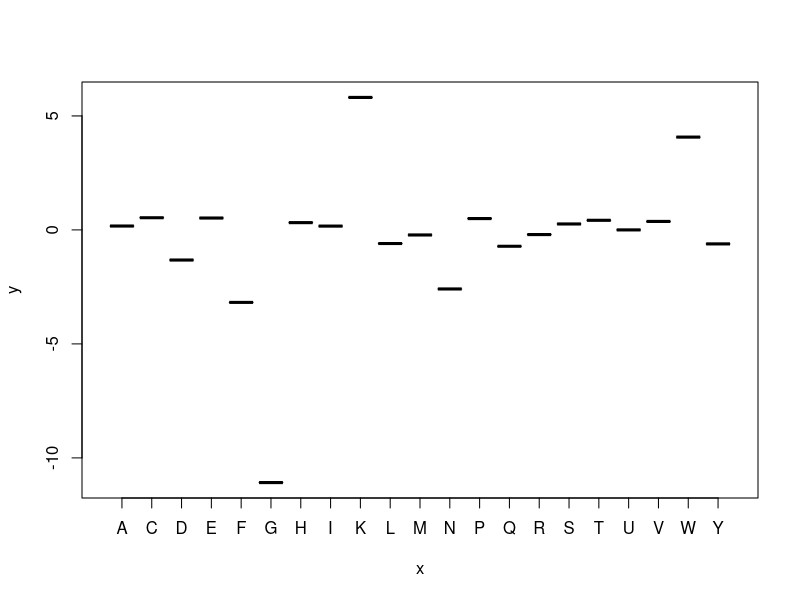

Recreate this plot in R.
# this is a simplified version of train_matrix_recursive.R. We just focus on a single allele A0201 here. And we don't implement regularization
rm(list=ls()) # clean the memeory

ctl_A0201 <- read.csv("ctl_A0201_SeqImmuIC50.csv", stringsAsFactors = FALSE) # read in allele A0201
ctl_B5701 <- read.csv("ctl_B5701_SeqImmuIC50.csv", stringsAsFactors = FALSE) # read in allele B5701
ctl_A0301 <- read.csv("ctl_A0301_SeqImmuIC50.csv", stringsAsFactors = FALSE) # read in allele A0301
ctl_B0702 <- read.csv("ctl_B0702_SeqImmuIC50.csv", stringsAsFactors = FALSE) # read in allele B0702

# only work on those peptides that bind to the MHC
bind_criteria <- 500 # the binding IC50 is 500nM
ctl_A0201_binded <- ctl_A0201[ctl_A0201$ic50 < bind_criteria, ]
ctl_B5701_binded <- ctl_B5701[ctl_B5701$ic50 < bind_criteria, ]
ctl_A0301_binded <- ctl_A0301[ctl_A0301$ic50 < bind_criteria, ]
ctl_B0702_binded <- ctl_B0702[ctl_B0702$ic50 < bind_criteria, ]

ctl_A0201_binded_9mer <- ctl_A0201_binded[nchar(ctl_A0201_binded$peptide) == 9, ]
ctl_A0201_binded_9mer$Immunogenicity <- round(ctl_A0201_binded_9mer$Immunogenicity)
ctl_A0201_binded_9mer_reshuffle <- ctl_A0201_binded_9mer[sample(nrow(ctl_A0201_binded_9mer)), ]
index_train_set <- round(nrow(ctl_A0201_binded_9mer_reshuffle)*0.7)
train_set <- ctl_A0201_binded_9mer_reshuffle[1:index_train_set, ]
test_set <- ctl_A0201_binded_9mer_reshuffle[(index_train_set+1):nrow(ctl_A0201_binded_9mer_reshuffle), ]

aa_name <- c("R", "H", "K", "D", "E", "S", "T", "N", "Q", "C", "U", "G", "P", "A", "V", "I", "L", "M", "F", "Y", "W") # this is how the map between the amino acid and the corresponding score vector p
allele_name <- c("A0201", "B5701", "A0301", "B0702") # this is the map between the  allele name the the weighit vector x
len_pep <- 9 # this is the part of peptide length that we will consider

p_wif <- c(0.81, 0.17, 0.99, 1.23, 2.02, 0.13, 0.14, 0.42, 0.58, -0.24, 0, 0.01, 0.45, 0.17, 0.07, -0.31, -0.56, -0.23, -1.13, -0.94, -1.85)
p_woct <- c(1.81, 2.33, 2.80, 3.64, 3.63, 0.46, 0.25, 0.85, 0.77, -0.02, 0, 1.15, 0.14, 0.50, -0.46, -1.12, -1.25, -0.67, -1.71, -0.71, -2.09)
p_Sdandinski <- c(-0.2, 0.0, -1, -0.6, -1.2, -0.4, -0.5, -0.05, -0.8, 1.5, 0.0, 0.0, 0.1, -0.1, 0.05, 0.0, 0.2, -0.05, 0.4, 0.8, 1.2)

peptide_to_matrix <- function(peptide, len_pep, aa_name, i_allele, n_allele){ # this function transforms a peptide sequence into a matrix which documents the amino acid type at each position of the matrix
  # peptide is a character array, len_pep is the length of peptide that we are interested in. If len_pep is 9, and the peptide
  # length is 10, we will only look at the first 9 amino acid. If the peptide length is 8, we will put a null on the 9th position
  # aa_name is a character array which documents the name of each amino accid
  # i_allele is the index for the MHC allele
  # n_allele is the total number of alleles
  n_aa <- length(aa_name)
  rdim <- n_aa + 1
  cdim <- len_pep + 1
  A <- matrix(integer(cdim * rdim * n_allele * n_allele), nrow = n_allele * rdim)
  
  A[(i_allele - 1) * rdim + 1, (i_allele - 1) * cdim + 1] <- 1
  
  if (length(peptide) < len_pep){
    peptide <- c(peptide, rep("X", len_pep - length(peptide)))
  }
  
  A_sub <- sapply(peptide[1 : len_pep], function(aa){
    i_aa <- which(aa == aa_name)
    v <- rep(0, n_aa)
    v[i_aa] <- 1
    v
  })
  
  A[((i_allele - 1) * rdim + 2) : (i_allele * rdim), ((i_allele - 1) * cdim + 2) : (i_allele * cdim)] <- A_sub
  
  A
}

costfunction_fixx <- function(p, x, ctl_binded_combinded, lambda_p, len_pep, aa_name, allele_name){
  n_allele <- length(allele_name)
  n_aa <- length(aa_name)
  u_expand <- matrix(rep(diag(n_aa + 1), n_allele), nrow = (n_aa + 1))
  
  
  t_scores <- apply(ctl_binded_combinded, 1, function(row_of_ctl){
    i_allele <- which(row_of_ctl[5] == allele_name) # extract x which corresponds to the specifc allele
    peptide_aa <- strsplit(row_of_ctl[1], "")[[1]] # we disassociate the peptide string into array of characters
    A <- peptide_to_matrix(peptide_aa, len_pep, aa_name, i_allele, n_allele)
    score <- p %*% u_expand %*% A %*% x
  })
  
  sigmoid_tscores <- 1/(1+exp(-t_scores)) # this is the sigmoid function based on the scores
  
  y <- ctl_binded_combinded$Immunogenicity
  m <- length(y)
  
  total_cost <- -mean(y*log(sigmoid_tscores) + (1 - y)*log(1 - sigmoid_tscores)) + lambda_p/(2*m)*sum(p[2:length(p)] * p[2:length(p)])
}

d_costfunction_fixx <- function(p, x, ctl_binded_combinded, lambda_p, len_pep, aa_name, allele_name){
  n_allele <- length(allele_name)
  n_aa <- length(aa_name)
  u_expand <- matrix(rep(diag(n_aa + 1), n_allele), nrow = (n_aa + 1))
  
  t_scores <- apply(ctl_binded_combinded, 1, function(row_of_ctl){
    i_allele <- which(row_of_ctl[5] == allele_name) # extract x which corresponds to the specifc allele
    peptide_aa <- strsplit(row_of_ctl[1], "")[[1]] # we disassociate the peptide string into array of characters
    A <- peptide_to_matrix(peptide_aa, len_pep, aa_name, i_allele, n_allele)
    score <- p %*% u_expand %*% A %*% x
  })
  sigmoid_tscores <- 1/(1+exp(-t_scores)) # this is the sigmoid function based on the scores
  
  d_scores <- apply(ctl_binded_combinded, 1, function(row_of_ctl){
    i_allele <- which(row_of_ctl[5] == allele_name) # extract x which corresponds to the specifc allele
    peptide_aa <- strsplit(row_of_ctl[1], "")[[1]] # we disassociate the peptide string into array of characters
    A <- peptide_to_matrix(peptide_aa, len_pep, aa_name, i_allele, n_allele)
    dscore <- u_expand %*% A %*% x
  })
  
  y <- ctl_binded_combinded$Immunogenicity
  m <- length(y)
  dpx_noreg <- (d_scores %*% (sigmoid_tscores - y))/m
  
  dpx_reg<- c(0, rep(lambda_p/m,length(aa_name)))
  
  dpx <- dpx_noreg + dpx_reg
}

costfunction_fixp <- function(x, p, ctl_binded_combinded, lambda_x, len_pep, aa_name, allele_name){
  n_allele <- length(allele_name)
  n_aa <- length(aa_name)
  u_expand <- matrix(rep(diag(n_aa + 1), n_allele), nrow = (n_aa + 1))
  
  
  t_scores <- apply(ctl_binded_combinded, 1, function(row_of_ctl){
    i_allele <- which(row_of_ctl[5] == allele_name) # extract x which corresponds to the specifc allele
    peptide_aa <- strsplit(row_of_ctl[1], "")[[1]] # we disassociate the peptide string into array of characters
    A <- peptide_to_matrix(peptide_aa, len_pep, aa_name, i_allele, n_allele)
    score <- p %*% u_expand %*% A %*% x
  })
  
  sigmoid_tscores <- 1/(1+exp(-t_scores)) # this is the sigmoid function based on the scores
  
  y <- ctl_binded_combinded$Immunogenicity
  m <- length(y)
  index_constx <- (1:n_allele - 1)*(len_pep + 1) + 1 # these are the Ec
  total_cost <- -mean(y*log(sigmoid_tscores) + (1 - y)*log(1 - sigmoid_tscores)) + lambda_x/(2*m)*sum(x[-index_constx] * x[-index_constx])
}

d_costfunction_fixp <- function(x, p, ctl_binded_combinded, lambda_x, len_pep, aa_name, allele_name){
  n_allele <- length(allele_name)
  n_aa <- length(aa_name)
  u_expand <- matrix(rep(diag(n_aa + 1), n_allele), nrow = (n_aa + 1))
  
  t_scores <- apply(ctl_binded_combinded, 1, function(row_of_ctl){
    i_allele <- which(row_of_ctl[5] == allele_name) # extract x which corresponds to the specifc allele
    peptide_aa <- strsplit(row_of_ctl[1], "")[[1]] # we disassociate the peptide string into array of characters
    A <- peptide_to_matrix(peptide_aa, len_pep, aa_name, i_allele, n_allele)
    score <- p %*% u_expand %*% A %*% x
  })
  sigmoid_tscores <- 1/(1+exp(-t_scores)) # this is the sigmoid function based on the scores
  
  d_scores <- apply(ctl_binded_combinded, 1, function(row_of_ctl){
    i_allele <- which(row_of_ctl[5] == allele_name) # extract x which corresponds to the specifc allele
    peptide_aa <- strsplit(row_of_ctl[1], "")[[1]] # we disassociate the peptide string into array of characters
    A <- peptide_to_matrix(peptide_aa, len_pep, aa_name, i_allele, n_allele)
    dscore <- p %*% u_expand %*% A
  })
  
  y <- ctl_binded_combinded$Immunogenicity
  m <- length(y)
  dpx_noreg <- (d_scores %*% (sigmoid_tscores - y))/m
  
  dpx_reg<- rep(c(0, rep(lambda_x/m,len_pep)), 4)
  
  dpx <- dpx_noreg + dpx_reg
}

evaluate <- function(p, x, ctl_binded_combinded, lambda_p, len_pep, aa_name, allele_name){
  n_allele <- length(allele_name)
  n_aa <- length(aa_name)
  u_expand <- matrix(rep(diag(n_aa + 1), n_allele), nrow = (n_aa + 1))
  
  
  t_scores <- apply(ctl_binded_combinded, 1, function(row_of_ctl){
    i_allele <- which(row_of_ctl[5] == allele_name) # extract x which corresponds to the specifc allele
    peptide_aa <- strsplit(row_of_ctl[1], "")[[1]] # we disassociate the peptide string into array of characters
    A <- peptide_to_matrix(peptide_aa, len_pep, aa_name, i_allele, n_allele)
    score <- p %*% u_expand %*% A %*% x
  })
  
  sigmoid_tscores <- 1/(1+exp(-t_scores)) # this is the sigmoid function based on the scores
}

x <- rep(1, length(allele_name) * (len_pep + 1)) # this is the initial x
p <- c(1, p_Sdandinski) # this is the initial p


for (i in 1:10){
  res <- optim(x, costfunction_fixp, d_costfunction_fixp, p, train_set, 0, len_pep, aa_name, allele_name, method = "BFGS") # this currently gives the best result
  x<- res$par
  print(res$value)
  res <- optim(p, costfunction_fixx, d_costfunction_fixx, x, train_set, 0, len_pep, aa_name, allele_name, method = "BFGS")
  p <- res$par
  print(res$value)
}

pred <- evaluate(p, x, train_set, 0, len_pep, aa_name, allele_name) # see what prediction is made by the trained model
exper_pred <- cbind(round(train_set$Immunogenicity), round(pred)) # this is easy for us to see which prediction is right, which prediction is wrong
length(which(exper_pred[,1] != exper_pred[,2])) # find out how many predictions are wrong
fn <- length(which((exper_pred[,1] == 1) & (exper_pred[,2] == 0))) # this is false negative
fp <- length(which((exper_pred[,1] == 0) & (exper_pred[,2] == 1))) # this is false positive
pos <- length(which(exper_pred[,1] == 1))
neg <- length(which(exper_pred[,1] == 0))

plot(factor(aa_name), -p[2:length(p)])

pred_test <- evaluate(p, x, test_set, 0, len_pep, aa_name, allele_name) # see what prediction is made by the trained model
exper_pred_test <- cbind(round(test_set$Immunogenicity), round(pred_test)) # this is easy for us to see which prediction is right, which prediction is wrong
length(which(exper_pred_test[,1] != exper_pred_test[,2])) # find out how many predictions are wrong
fn_test <- length(which((exper_pred_test[,1] == 1) & (exper_pred_test[,2] == 0))) # this is false negative
fp_test <- length(which((exper_pred_test[,1] == 0) & (exper_pred_test[,2] == 1))) # this is false positive
pos_test <- length(which(exper_pred_test[,1] == 1))
neg_test <- length(which(exper_pred_test[,1] == 0))
# without regularization, we have 20% error rate for the training set and 30% or higher for the test set, however, the results fluctuates a lot. Different reshuffle might produce pretty different results and error rate
# most mis predictions are false positives